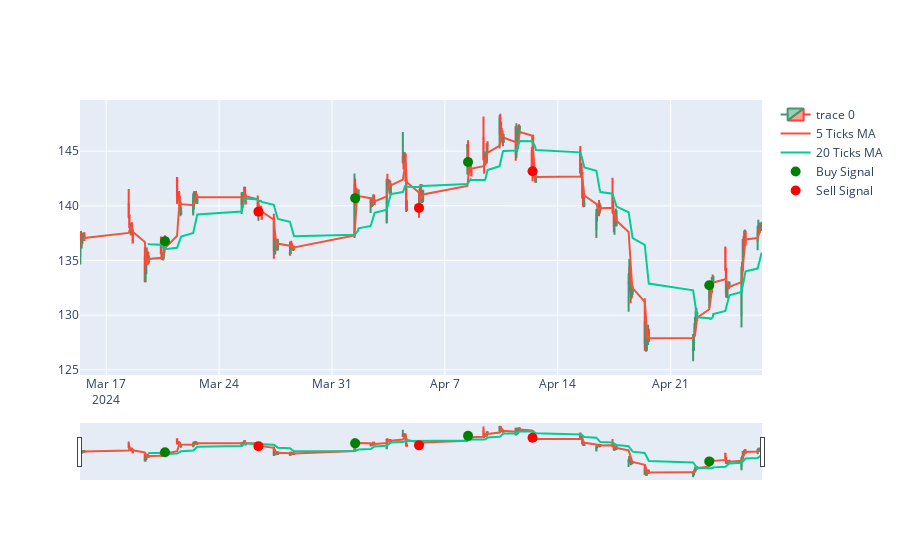

Notebook source saved alongside this figure:
### Code cell
# count the number of times the 5 ticks MA crosses the 20 ticks MA

tsm_data['5T_MA'] = tsm_data['Close'].rolling(window=5).mean()
tsm_data['20T_MA'] = tsm_data['Close'].rolling(window=20).mean()

tsm_data['signal'] = np.where(tsm_data['5T_MA'] > tsm_data['20T_MA'], 1, 0)
tsm_data['signal'] = tsm_data['signal'].diff()


print(tsm_data['signal'].value_counts())

# plot the buy and sell signals

fig = go.Figure(data=[go.Candlestick(x=tsm_data.index,
                open=tsm_data['Open'],
                high=tsm_data['High'],
                low=tsm_data['Low'],
                close=tsm_data['Close'])])

fig.add_trace(go.Scatter(x=tsm_data.index, y=tsm_data['Close'].rolling(window=5).mean(), name='5 Ticks MA'))
fig.add_trace(go.Scatter(x=tsm_data.index, y=tsm_data['Close'].rolling(window=20).mean(), name='20 Ticks MA'))

buy_signals = tsm_data[tsm_data['signal'] == 1]
sell_signals = tsm_data[tsm_data['signal'] == -1]

fig.add_trace(go.Scatter(x=buy_signals.index, y=buy_signals['Close'], mode='markers', marker=dict(color='green', size=10), name='Buy Signal'))

fig.add_trace(go.Scatter(x=sell_signals.index, y=sell_signals['Close'], mode='markers', marker=dict(color='red', size=10), name='Sell Signal'))

fig.show()

### Figure 1 — Plotly figure (JSON) as saved in the notebook; plotly's stock layout.template omitted (floating-point values rounded to 4 significant figures; data arrays with more than 128 entries replaced by an {"elided": "..."} marker saying what was removed)
{"data": [{"close": {"elided": "210 float values"}, "high": {"elided": "210 float values"}, "low": {"elided": "210 float values"}, "open": {"elided": "210 float values"}, "type": "candlestick", "x": {"elided": "210 str values"}}, {"name": "5 Ticks MA", "type": "scatter", "x": {"elided": "210 str values"}, "y": {"elided": "210 float values"}}, {"name": "20 Ticks MA", "type": "scatter", "x": {"elided": "210 str values"}, "y": {"elided": "210 float values"}}, {"marker": {"color": "green", "size": 10}, "mode": "markers", "name": "Buy Signal", "type": "scatter", "x": ["2024-03-20T15:30:00-04:00", "2024-04-01T10:30:00-04:00", "2024-04-08T10:30:00-04:00", "2024-04-23T09:30:00-04:00"], "y": [136.8, 140.7, 144.0, 132.7]}, {"marker": {"color": "red", "size": 10}, "mode": "markers", "name": "Sell Signal", "type": "scatter", "x": ["2024-03-26T10:30:00-04:00", "2024-04-05T09:30:00-04:00", "2024-04-12T10:30:00-04:00"], "y": [139.5, 139.8, 143.2]}], "layout": {}}
